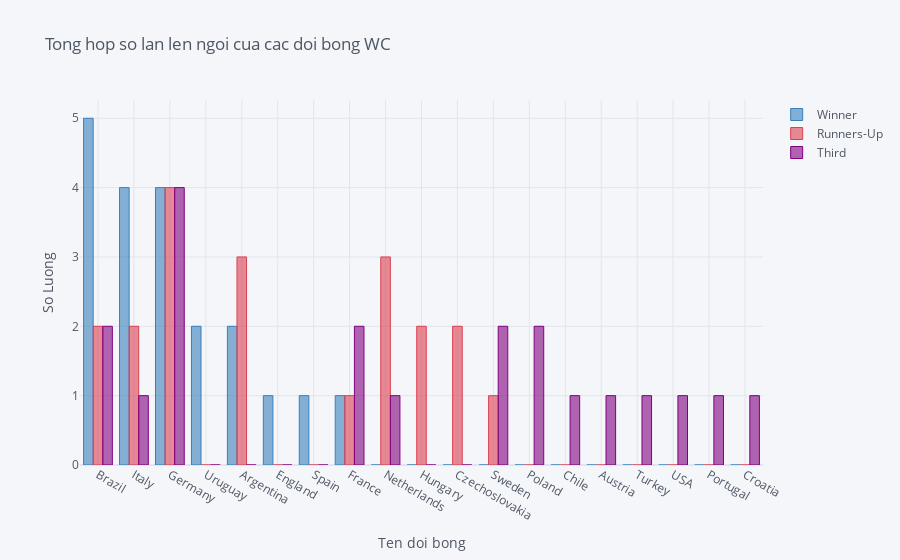

Notebook code for this chart:
### Code cell
teams.iplot(kind='bar', xTitle='Ten doi bong', yTitle='So Luong',
           title='Tong hop so lan len ngoi cua cac doi bong WC',
           colors= ['blue', 'red', 'purple'])

### Figure 1 — Plotly figure (JSON) as saved in the notebook; plotly's stock layout.template omitted (floating-point values rounded to 4 significant figures)
{"data": [{"marker": {"color": "rgba(55, 128, 191, 0.6)", "line": {"color": "rgba(55, 128, 191, 1.0)", "width": 1}}, "name": "Winner", "orientation": "v", "text": "", "type": "bar", "x": ["Brazil", "Italy", "Germany", "Uruguay", "Argentina", "England", "Spain", "France", "Netherlands", "Hungary", "Czechoslovakia", "Sweden", "Poland", "Chile", "Austria", "Turkey", "USA", "Portugal", "Croatia"], "y": [5, 4, 4, 2, 2, 1, 1, 1, 0, 0, 0, 0, 0, 0, 0, 0, 0, 0, 0]}, {"marker": {"color": "rgba(219, 64, 82, 0.6)", "line": {"color": "rgba(219, 64, 82, 1.0)", "width": 1}}, "name": "Runners-Up", "orientation": "v", "text": "", "type": "bar", "x": ["Brazil", "Italy", "Germany", "Uruguay", "Argentina", "England", "Spain", "France", "Netherlands", "Hungary", "Czechoslovakia", "Sweden", "Poland", "Chile", "Austria", "Turkey", "USA", "Portugal", "Croatia"], "y": [2, 2, 4, 0, 3, 0, 0, 1, 3, 2, 2, 1, 0, 0, 0, 0, 0, 0, 0]}, {"marker": {"color": "rgba(128, 0, 128, 0.6)", "line": {"color": "rgba(128, 0, 128, 1.0)", "width": 1}}, "name": "Third", "orientation": "v", "text": "", "type": "bar", "x": ["Brazil", "Italy", "Germany", "Uruguay", "Argentina", "England", "Spain", "France", "Netherlands", "Hungary", "Czechoslovakia", "Sweden", "Poland", "Chile", "Austria", "Turkey", "USA", "Portugal", "Croatia"], "y": [2, 1, 4, 0, 0, 0, 0, 2, 1, 0, 0, 2, 2, 1, 1, 1, 1, 1, 1]}], "layout": {"legend": {"bgcolor": "#F5F6F9", "font": {"color": "#4D5663"}}, "paper_bgcolor": "#F5F6F9", "plot_bgcolor": "#F5F6F9", "title": {"font": {"color": "#4D5663"}, "text": "Tong hop so lan len ngoi cua cac doi bong WC"}, "xaxis": {"gridcolor": "#E1E5ED", "showgrid": true, "tickfont": {"color": "#4D5663"}, "title": {"font": {"color": "#4D5663"}, "text": "Ten doi bong"}, "zerolinecolor": "#E1E5ED"}, "yaxis": {"gridcolor": "#E1E5ED", "showgrid": true, "tickfont": {"color": "#4D5663"}, "title": {"font": {"color": "#4D5663"}, "text": "So Luong"}, "zerolinecolor": "#E1E5ED"}}}
